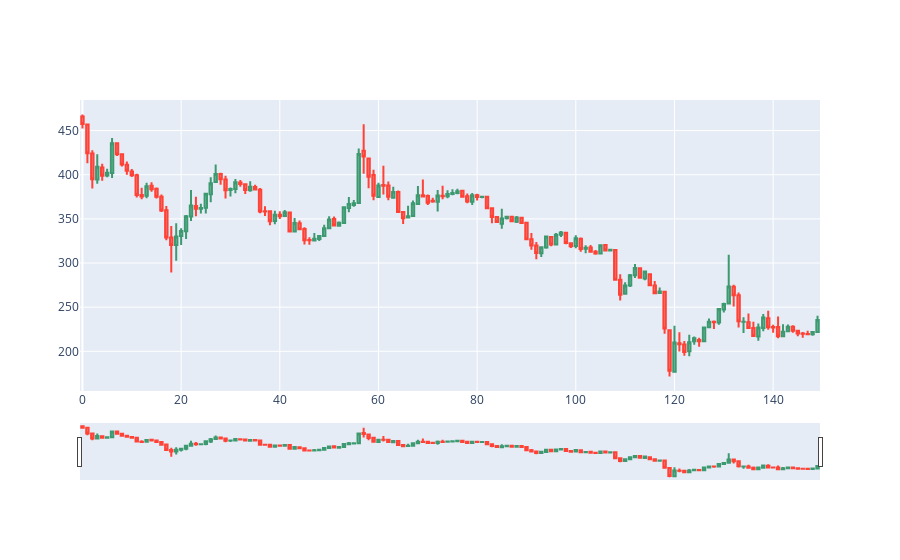

The notebook cell saved with this chart:
### Code cell
data.reset_index(inplace=True)
dfpl = data[0:150]
import plotly.graph_objects as go

fig = go.Figure(data=[go.Candlestick(x=dfpl.index,
                open=dfpl['Open'],
                high=dfpl['High'],
                low=dfpl['Low'],
                close=dfpl['Close'])])

fig.show()

### Figure 1 — Plotly figure (JSON) as saved in the notebook; plotly's stock layout.template omitted (floating-point values rounded to 4 significant figures; data arrays with more than 128 entries replaced by an {"elided": "..."} marker saying what was removed)
{"data": [{"close": {"elided": "150 float values"}, "high": {"elided": "150 float values"}, "low": {"elided": "150 float values"}, "open": {"elided": "150 float values"}, "type": "candlestick", "x": {"elided": "150 int values"}}], "layout": {}}
